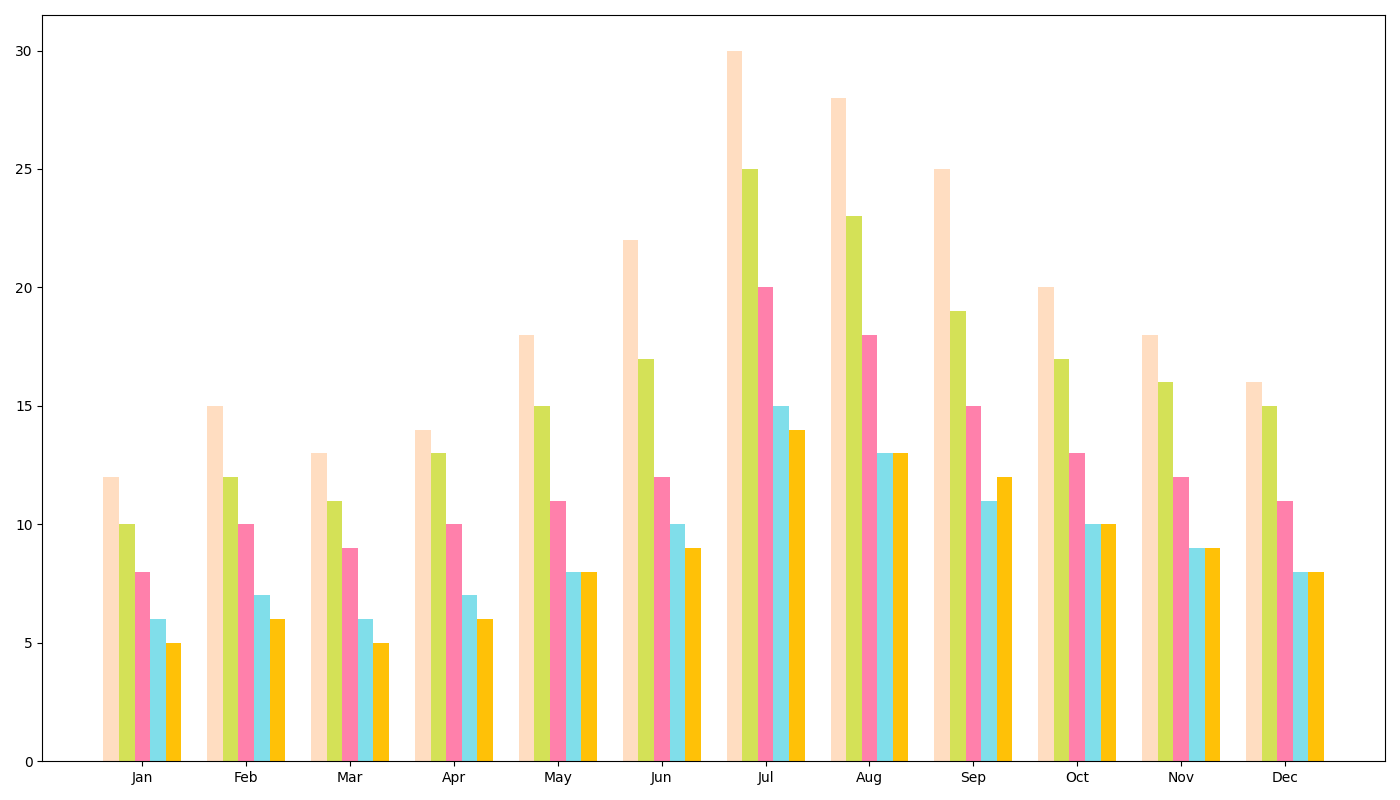

The Python source for this figure:
import numpy as np
import matplotlib.pyplot as plt

# Data: Monthly Sales (2022)
months = np.array(['Jan', 'Feb', 'Mar', 'Apr', 'May', 'Jun', 'Jul', 'Aug', 'Sep', 'Oct', 'Nov', 'Dec'])

# Define sales data in thousand units
vanilla_sales = np.array([12, 15, 13, 14, 18, 22, 30, 28, 25, 20, 18, 16])
chocolate_sales = np.array([10, 12, 11, 13, 15, 17, 25, 23, 19, 17, 16, 15])
strawberry_sales = np.array([8, 10, 9, 10, 11, 12, 20, 18, 15, 13, 12, 11])
mint_sales = np.array([6, 7, 6, 7, 8, 10, 15, 13, 11, 10, 9, 8])
cookies_cream_sales = np.array([5, 6, 5, 6, 8, 9, 14, 13, 12, 10, 9, 8])

sales_data = [vanilla_sales, chocolate_sales, strawberry_sales, mint_sales, cookies_cream_sales]
colors = ['#FFDDC1', '#D4E157', '#FF80AB', '#80DEEA', '#FFC107']

fig, ax = plt.subplots(figsize=(14, 8))

# Plotting grouped bar chart
n_flavors = len(sales_data)
bar_width = 0.15
x_indices = np.arange(len(months))

for i, (sales, color) in enumerate(zip(sales_data, colors)):
    ax.bar(x_indices + i * bar_width, sales, width=bar_width, color=color)

ax.set_xticks(x_indices + bar_width * (n_flavors - 1) / 2)
ax.set_xticklabels(months)

plt.tight_layout()
plt.show()
